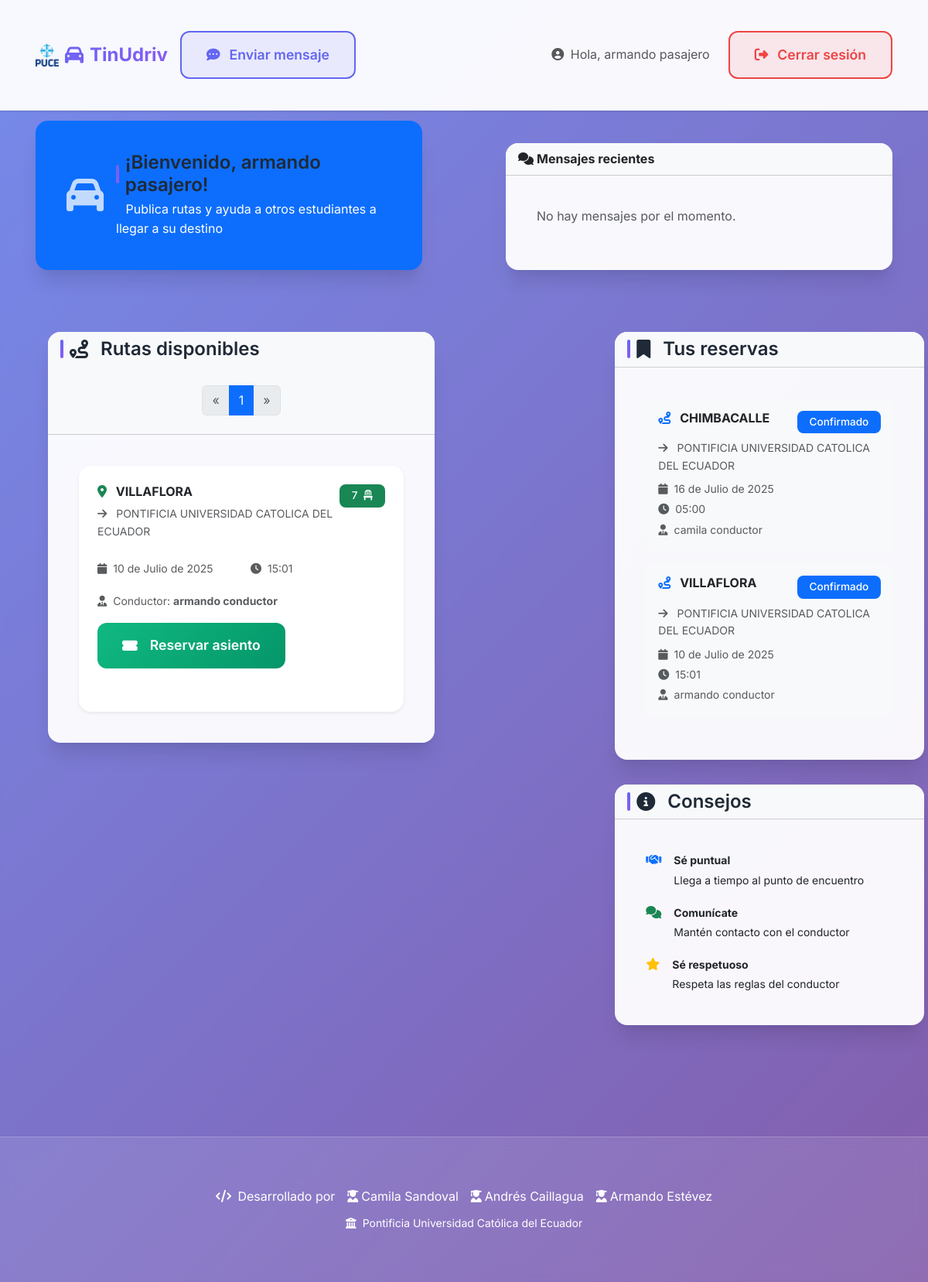
/panel/ (signed in), run on an earlier commit of the app's database.
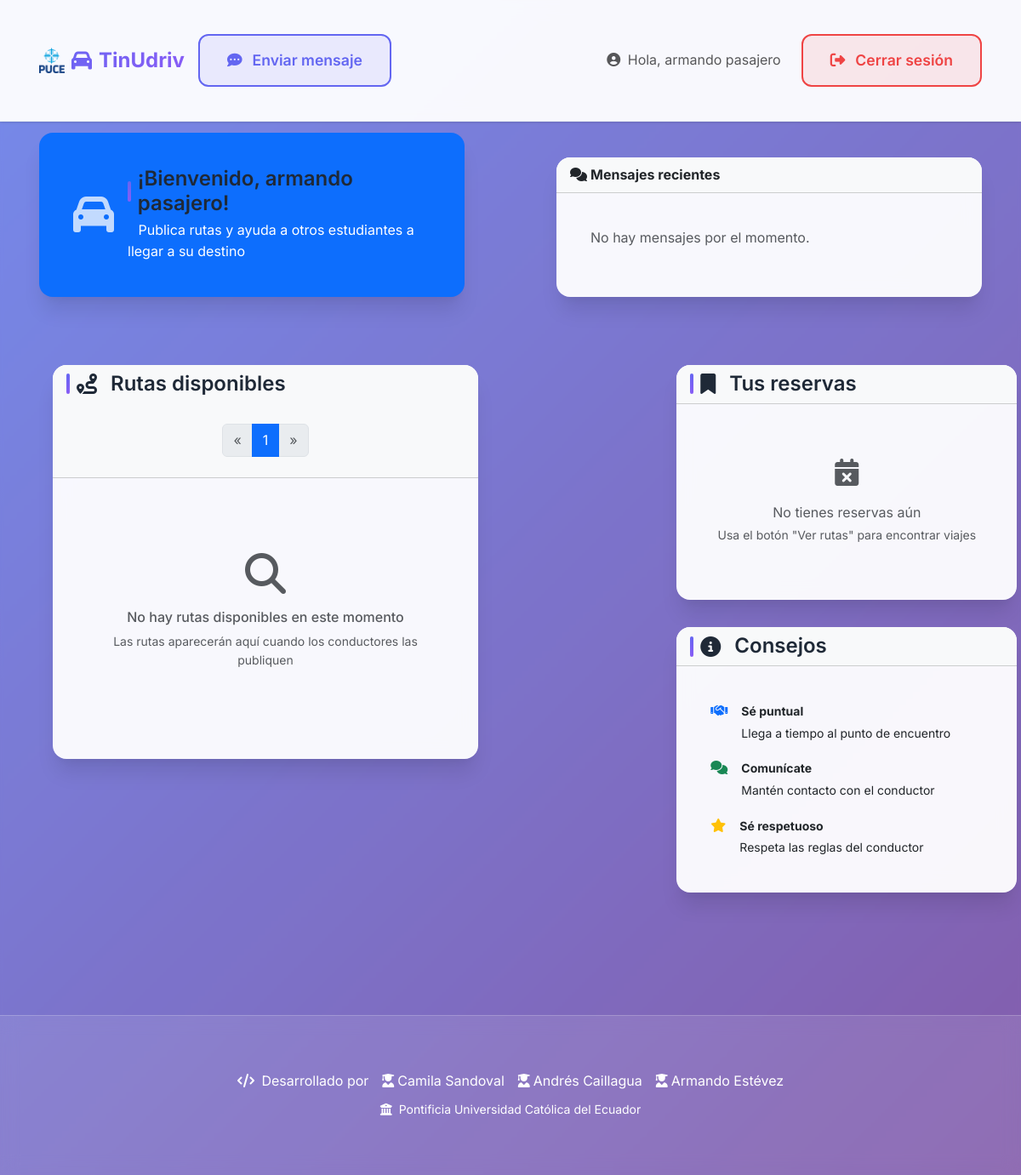
And on a later commit of the database.
### core/models.py (models this page shows, shortened)
class Ruta(models.Model):
    conductor = models.ForeignKey(Usuario, on_delete=models.CASCADE, related_name='rutas')
    origen = models.CharField(max_length=200)
    hora_salida = models.TimeField()
    fecha = models.DateField()
    sitio_llegada = models.CharField(max_length=200, default='Universidad Católica del Ecuador')
    asientos_disponibles = models.PositiveIntegerField(default=4)

class Usuario(AbstractUser):
    nombre_completo = models.CharField(max_length=100)
    origen = models.CharField(max_length=100)
    correo_institucional = models.EmailField(unique=True)
    telefono = models.CharField(max_length=20)
    facultad = models.CharField(max_length=100)
    TIPO_USUARIO_CHOICES = [
        ('conductor', 'Conductor'),
        ('pasajero', 'Pasajero'),
    ]
    tipo_usuario = models.CharField(max_length=10, choices=TIPO_USUARIO_CHOICES)
    USERNAME_FIELD = 'correo_institucional'
    REQUIRED_FIELDS = ['username', 'nombre_completo', 'telefono', 'facultad', 'tipo_usuario', 'origen']

class Reserva(models.Model):
    ruta = models.ForeignKey(Ruta, on_delete=models.CASCADE, related_name='reservas')
    pasajero = models.ForeignKey(Usuario, on_delete=models.CASCADE, related_name='reservas')
    fecha_reserva = models.DateTimeField(auto_now_add=True)

### core/views.py (the view)
# urls.py: path('panel/', views.panel_view, name='panel'),
@login_required
def panel_view(request):
    if request.user.tipo_usuario == 'conductor':
        rutas_conductor = Ruta.objects.filter(conductor=request.user).order_by('fecha', 'hora_salida')
        rutas_por_pagina = 1
        paginator = Paginator(rutas_conductor, rutas_por_pagina)
        page_number = request.GET.get('page')
        page_obj = paginator.get_page(page_number)
        mensajes_qs = Mensaje.objects.filter(
            receptor__tipo_usuario=request.user.tipo_usuario
        ).order_by('-timestamp')
        mensajes_unicos = []
        contenidos_vistos = set()
        for mensaje in mensajes_qs:
            if mensaje.contenido not in contenidos_vistos:
                mensajes_unicos.append(mensaje)
                contenidos_vistos.add(mensaje.contenido)
            if len(mensajes_unicos) >= 10:
                break
        context = {
        'user': request.user,
        'rutas': page_obj,
        'mensajes': mensajes_unicos,
        }
        return render(request, 'panel_conductor.html', context)
    else:
        sector_pasajero = request.user.origen.upper()
        sectores_cercanos = set()
        for item in sectores_quito:
            nombre = item['nombre'].upper()
            barrios = [b.upper() for b in item['barriosCercanos']]
            if sector_pasajero == nombre or sector_pasajero in barrios:
                sectores_cercanos.add(nombre)
                sectores_cercanos.update(barrios)
        sectores_cercanos = list(sectores_cercanos)
        rutas_cercanas = Ruta.objects.filter(
            origen__in=sectores_cercanos,
            fecha__gte=timezone.now().date(),
            asientos_disponibles__gt=0
        ).order_by('fecha', 'hora_salida')
        rutas_por_pagina = 1
        paginator = Paginator(rutas_cercanas, rutas_por_pagina)
        page_number = request.GET.get('page')
        rutas_page_obj = paginator.get_page(page_number)
        reservas_pasajero = Reserva.objects.filter(
            pasajero=request.user
        ).order_by('-ruta__fecha', '-ruta__hora_salida')
        mensajes_qs = Mensaje.objects.filter(
            receptor__tipo_usuario=request.user.tipo_usuario
        ).order_by('-timestamp')
        mensajes_unicos = []
        contenidos_vistos = set()
        for mensaje in mensajes_qs:
            if mensaje.contenido not in contenidos_vistos:
                mensajes_unicos.append(mensaje)
                contenidos_vistos.add(mensaje.contenido)
            if len(mensajes_unicos) >= 10:
                break
        context = {
            'user': request.user,
            'rutas': rutas_page_obj,
            'reservas': reservas_pasajero,
            'mensajes': mensajes_unicos,
        }
        return render(request, 'panel_pasajero.html', context)

### core/templates/panel_pasajero.html (shortened to what the changed rows need)
{% extends "base.html" %}
{% load widget_tweaks %}
{% load static %}
{% block content %}
<div class="container py-5 mt-4">
    <div class="row">
        <div class="col-lg-8">
            <div id="rutasContainer" class="card mb-4">
                <div class="card-header bg-light">
                        <nav aria-label="Page navigation" class="mt-4">
                            <ul class="pagination justify-content-center">
                                {% for i in rutas.paginator.page_range %}
                                    {% if rutas.number == i %}
                                        <li class="page-item active" aria-current="page">
                                            <span class="page-link">{{ i }}</span>
                                        </li>
                                    {% else %}
                                        <li class="page-item"><a class="page-link" href="?page={{ i }}">{{ i }}</a></li>
                                    {% endif %}
                                {% endfor %}
                            </ul>
                        </nav>
                </div>
                <div class="card-body">
                    {% if rutas %}
                        <div class="row g-4">
                            {% for ruta in rutas %}
                                <div class="row-md-6">
                                    <div class="card border-0 shadow-sm h-100" style="margin-bottom: 2rem;">
                                        <div class="card-body p-4">
                                            <div class="d-flex justify-content-between align-items-start mb-3">
                                                <div class="route-info flex-grow-1">
                                                    <h6 class="fw-bold mb-2">
                                                        <i class="fas fa-map-marker-alt me-2 text-success"></i>
                                                        {{ ruta.origen }}
                                                    </h6>
                                                    {% if ruta.sitio_llegada %}
                                                        <p class="text-muted small mb-2">
                                                            <i class="fas fa-arrow-right me-2"></i>
                                                            {{ ruta.sitio_llegada }}
                                                        </p>
                                                    {% endif %}
                                                </div>
                                                <div class="text-end">
                                                    {% if ruta.asientos_disponibles > 0 %}
                                                        <span class="badge bg-success">
                                                            {{ ruta.asientos_disponibles }}
                                                            <i class="fas fa-chair ms-1"></i>
                                                        </span>
                                                    {% else %}
                                                        <span class="badge bg-danger">Sin asientos</span>
                                                    {% endif %}
                                                </div>
                                            </div>
                                            <div class="route-details mb-3">
                                                <div class="row text-sm">
                                                    <div class="col-6">
                                                        <small class="text-muted">
                                                            <i class="fas fa-calendar me-1"></i>
                                                            {{ ruta.fecha }}
                                                        </small>
                                                    </div>
                                                    <div class="col-6">
                                                        <small class="text-muted">
                                                            <i class="fas fa-clock me-1"></i>
                                                            {{ ruta.hora_salida }}
                                                        </small>
                                                    </div>
                                                </div>
                                            </div>
                                            <div class="conductor-info mb-3">
                                                <small class="text-muted">
                                                    <i class="fas fa-user-tie me-1"></i>
                                                    Conductor: <strong>{{ ruta.conductor.nombre_completo }}</strong>
                                                </small>
                                            </div>
                                            <div class="d-grid">
                                                {% if ruta.asientos_disponibles > 0 %}
                                                    <form method="post" action="{% url 'reservar_ruta' ruta.id %}">
                                                        <button type="submit" class="btn btn-success btn-sm">
                                                            <i class="fas fa-ticket-alt me-2"></i>
                                                            Reservar asiento
                                                        </button>
                                                    </form>
                                                {% else %}
                                                    <button class="btn btn-outline-secondary btn-sm" disabled>
                                                        <i class="fas fa-times me-2"></i>
                                                        No disponible
                                                    </button>
                                                {% endif %}
                                            </div>
                                        </div>
                                    </div>
                                </div>
                            {% endfor %}
                        </div>
                    {% else %}
                        <div class="text-center py-5">
                            <div class="mb-3">
                                <i class="fas fa-search fa-3x text-muted"></i>
                            </div>
                            <h6 class="text-muted">No hay rutas disponibles en este momento</h6>
                            <p class="text-muted small">
                                Las rutas aparecerán aquí cuando los conductores las publiquen
                            </p>
                        </div>
                    {% endif %}
                </div>
            </div>
        </div>
        <div class="col-lg-4">
            <div class="card">
                <div class="card-body">
                    {% if reservas %}
                        {% for reserva in reservas %}
                            <div class="reservation-item p-3 mb-3 bg-light rounded">
                                <div class="d-flex justify-content-between align-items-start mb-2">
                                    <h6 class="mb-1 fw-bold">
                                        <i class="fas fa-route me-2 text-primary"></i>
                                        {{ reserva.ruta.origen }}
                                    </h6>
                                    <span class="badge bg-primary">Confirmado</span>
                                </div>
                                {% if reserva.ruta.sitio_llegada %}
                                    <p class="text-muted small mb-2">
                                        <i class="fas fa-arrow-right me-2"></i>
                                        {{ reserva.ruta.sitio_llegada }}
                                    </p>
                                {% endif %}
                                <div class="reservation-details">
                                    <small class="d-block text-muted mb-1">
                                        <i class="fas fa-calendar me-1"></i>
                                        {{ reserva.ruta.fecha }}
                                    </small>
                                    <small class="d-block text-muted mb-1">
                                        <i class="fas fa-clock me-1"></i>
                                        {{ reserva.ruta.hora_salida }}
                                    </small>
                                    <small class="d-block text-muted">
                                        <i class="fas fa-user-tie me-1"></i>
                                        {{ reserva.ruta.conductor.nombre_completo }}
                                    </small>
                                </div>
                            </div>
                        {% endfor %}
                    {% else %}
                        <div class="text-center py-4">
                            <div class="mb-3">
                                <i class="fas fa-calendar-times fa-2x text-muted"></i>
                            </div>
                            <p class="text-muted mb-0">No tienes reservas aún</p>
                            <small class="text-muted">
                                Usa el botón "Ver rutas" para encontrar viajes
                            </small>
                        </div>
                    {% endif %}
                </div>
            </div>
        </div>
    </div>
</div>
{% endblock content %}

What changed in the data, as far as the page shows it:
removed Ruta: origen "VILLAFLORA", sitio_llegada "PONTIFICIA UNIVERSIDAD CATOLICA DEL ECUADOR", asientos_disponibles "7", fecha "10 de Julio de 2025", hora_salida "15:01", conductor.nombre_completo "armando conductor", shows "Reservar asiento"
removed Reserva: ruta.origen "CHIMBACALLE", ruta.sitio_llegada "PONTIFICIA UNIVERSIDAD CATOLICA DEL ECUADOR", ruta.fecha "16 de Julio de 2025", ruta.hora_salida "05:00", ruta.conductor.nombre_completo "camila conductor"
removed Reserva: ruta.origen "VILLAFLORA", ruta.sitio_llegada "PONTIFICIA UNIVERSIDAD CATOLICA DEL ECUADOR", ruta.fecha "10 de Julio de 2025", ruta.hora_salida "15:01", ruta.conductor.nombre_completo "armando conductor"
Also different on the page:
text now shown: "No hay rutas disponibles en este momento Las rutas aparecerán aquí cuando los conductores las publiquen No tienes reservas aún Usa el botón \"Ver rutas\" para encontrar viajes"
